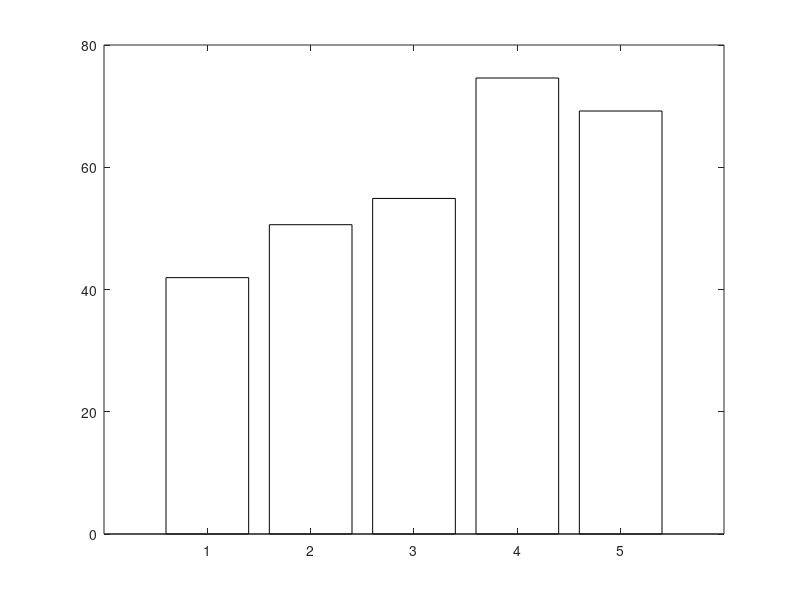

Recreate this plot in MATLAB. (Note: this script raises an error after producing the figure.)
function comparacion_seleccion_ag()
    clc; clear; close all;

    % --- 1. CONFIGURACIÓN INICIAL ---
    n = 100; % Tamaño de la población inicial
    k = 10;  % Número de individuos a seleccionar
    
    % Generamos un fitness aleatorio para los 100 individuos (simulando decodificación)
    % Usamos un rango de 1 a 100 para visualizar bien las diferencias
    fitness = randi([1, 100], n, 1);
    
    % --- CÁLCULOS PREVIOS DE PROBABILIDAD (Para Ruleta y Univ. Estocástico) ---
    suma_f = sum(fitness);          % Suma total de aptitudes
    P = fitness / suma_f;           % Probabilidad de selección Pi
    q = cumsum(P);                  % Probabilidad acumulada qi (ruleta)

    % Vectores para guardar los índices de los individuos seleccionados
    sel_ruleta = zeros(k, 1);
    sel_meu = zeros(k, 1);
    sel_torneo = zeros(k, 1);
    sel_restos = zeros(k, 1);

    % --- 2. SELECCIÓN POR RULETA ---
    % Se generan k números aleatorios y se busca su lugar en qi
    for j = 1:k
        a = rand(); % Número aleatorio entre 0 y 1
        sel_ruleta(j) = find(q >= a, 1, 'first');
    end

    % --- 3. MUESTREO ESTOCÁSTICO UNIVERSAL (MEU) ---
    % Solo se genera un número aleatorio a_u y se espacia uniformemente
    a_u = rand();
    for j = 1:k
        a_j = (a_u + j - 1) / k; 
        % Si a_j supera 1, le aplicamos módulo para que dé la "vuelta" a la ruleta
        if a_j > 1, a_j = a_j - 1; end 
        sel_meu(j) = find(q >= a_j, 1, 'first');
    end

    % --- 4. SELECCIÓN POR TORNEO ---
    % Se elige una muestra pequeña y se selecciona el mejor
    tamano_torneo = 3; % Elegimos 3 al azar para competir
    for j = 1:k
        candidatos = randperm(n, tamano_torneo);
        [~, idx_mejor] = max(fitness(candidatos));
        sel_torneo(j) = candidatos(idx_mejor);
    end

    % --- 5. MUESTREO POR RESTOS ---
    % Se toma un número de individuos menor a k de los mejores, el resto por ruleta
    num_mejores = 4; % Tomamos a los 4 mejores (Elitismo)
    [~, idx_ordenados] = sort(fitness, 'descend');
    
    sel_restos(1:num_mejores) = idx_ordenados(1:num_mejores);
    
    % Los k - num_mejores restantes se sacan por ruleta
    for j = (num_mejores + 1):k
        a = rand();
        sel_restos(j) = find(q >= a, 1, 'first');
    end

    % --- 6. EVALUACIÓN COMPARATIVA (Gráficas y Consola) ---
    % Extraemos el fitness de los seleccionados para compararlos
    fit_ruleta = fitness(sel_ruleta);
    fit_meu = fitness(sel_meu);
    fit_torneo = fitness(sel_torneo);
    fit_restos = fitness(sel_restos);

    fprintf('--- ANÁLISIS DE APTITUD PROMEDIO DE LOS %d SELECCIONADOS ---\n', k);
    fprintf('Promedio Población Original (n=%d): %.2f\n\n', n, mean(fitness));
    fprintf('1. Ruleta:               %.2f\n', mean(fit_ruleta));
    fprintf('2. Estocástico Univ.:    %.2f\n', mean(fit_meu));
    fprintf('3. Torneo (k=3):         %.2f\n', mean(fit_torneo));
    fprintf('4. Por Restos (4 top):   %.2f\n', mean(fit_restos));

    % Visualización
    figure('Name', 'Comparación de Métodos de Selección', 'Position', [100, 100, 900, 500]);
    nombres = {'Población Original', 'Ruleta', 'Estocástico Univ.', 'Torneo', 'Por Restos'};
    promedios = [mean(fitness), mean(fit_ruleta), mean(fit_meu), mean(fit_torneo), mean(fit_restos)];
    
    b = bar(promedios, 'FaceColor', 'flat');
    b.CData(1,:) = [0.7 0.7 0.7]; % Color gris para la original
    ylabel('Fitness Promedio');
    set(gca, 'xticklabel', nombres);
    title('Comparativa de Calidad (Fitness Promedio) por Método de Selección');
    grid on;
end
